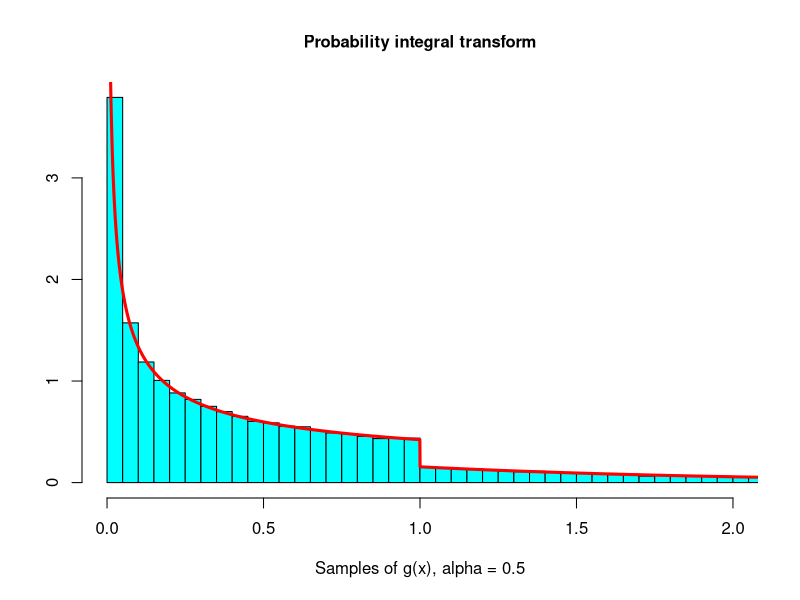
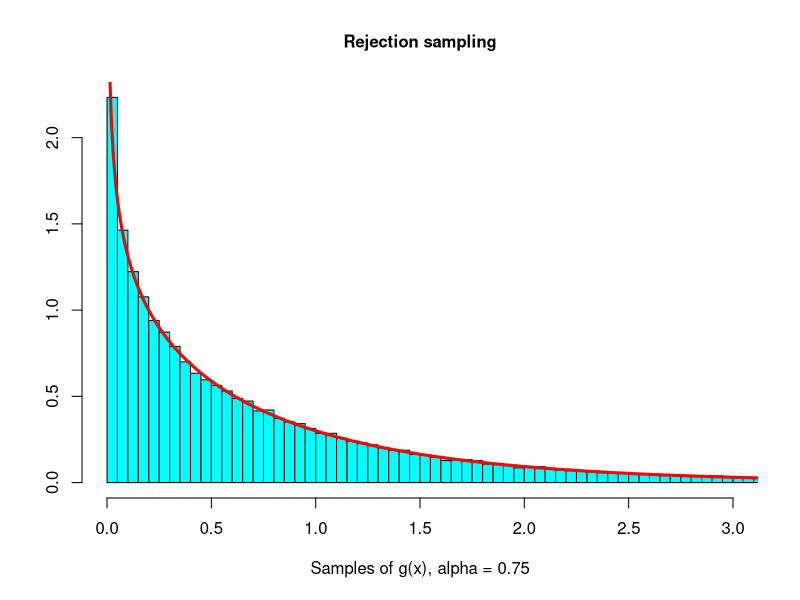

Here is the R script that generated these plots, in order: (Note: a time limit stopped this script after it produced the figures.)
## ---- chunk 1
knitr::opts_chunk$set(echo = TRUE, cache = TRUE, autodep = TRUE)
## ---- chunk 2
library(MASS)
library(ggplot2)
library(gridExtra)
## ---- chunk 3
# #------Probability integral transform--------#
# Initialize
n <- 100000
alpha <- 0.5
x <- sort(runif(n,0.01,8))

# Functions and sampling
gsample <- function(n,alpha){
  c <- (exp(1)*alpha)/(exp(1)+alpha)
  u <- runif(n)
  
  x1 <- (u*(alpha/c))^(1/alpha)
  x2 <- -log((1/alpha+1/(exp(1))-u/c))
  
  x <- matrix(0,n,1)
  
  for (i in 1:n){
    if(u[i]>= (c/alpha)){
      x[i] <- x2[i]
    }
    else {
      x[i] <- x1[i]
    }
  }
  return(x)
}

xsample2 <- gsample(n, alpha) 

# Check sampling
gfunc <- matrix(0,n,1)

for (i in 1:n){
  if(x[i] <= 0){
    gfunc[i] <- 0
  }
  else if (x[i] < 1) {
    gfunc[i] <- ((exp(1)*alpha)/(exp(1)+alpha))*(x[i]^(alpha-1))
  }
  else {
    gfunc[i] <- ((exp(1)*alpha)/(exp(1)+alpha))*exp(-x[i])
  }
}
## ---- chunk 4
# Plot
dataf <- data.frame(x, gfunc, xsample2)

truehist(xsample2, xlab = "Samples of g(x), alpha = 0.5",main = "Probability integral transform", xlim = range(0:2), cex.main = 1, cex.lab = 1)
lines(x,gfunc, col = "red", lwd = 3)


## ---- chunk 5
# ---------Utilities -----------# 
acceptanceProb <- function(x,alpha){
  if (x < 1) {
    return (exp(-x))
  }
  return (x^(alpha-1))
}

# -------------- Main function ---------------#
sampleGammaRejection <- function(alpha, n) {
  xsample <- matrix(0,n,1)
  for (j in 1:n){
    fin <- 0
    while (fin == 0){
      xsample[j] <- gsample(1,alpha)
      acc <- acceptanceProb(xsample[j], alpha) 
      u <- runif(1)
      if (u <= acc){
        fin = 1
      }
    }
  }
  return (xsample)
}
## ---- chunk 6
# Sample
alpha <- 0.75
xsample <- sampleGammaRejection(alpha, n)


#Check sampling
gammaf <- function(alpha,x){
  res <- (1/gamma(alpha))*(x^(alpha-1))*exp(-x)
  return(res)
}
y <- gammaf(alpha, x)
check <- data.frame(mean = mean(xsample), truemean = alpha, var = var(xsample), truevar = alpha)
print(check)

#Plot
truehist(xsample, main = "Rejection sampling", xlab = "Samples of g(x), alpha = 0.75", 
         xlim = range(0:3), cex.main = 1, cex.lab = 1)
lines(x,y, col = "red", lwd = 3)
## ---- chunk 7
# ---------- Utilities ------------ #
f_star <- function(x, alpha){
  return (((alpha-1)/2)*x -exp(x)/2)
}

# ----------Main function ------------ #
sampleGammaRatioUniforms <- function(alpha, n) { 
  
  # Determine bounds on a log scale
  log_a_pluss <- (alpha-1)/2 * (log(alpha-1)-1)
  #log_a_minus <- -Inf
  log_b_pluss <- (alpha+1)/2 * log((alpha+1)*exp(-1))
  #log_b_minus <- -Inf # log of both limits...
  
  # Iterations
  count <- 1
  it <- 1
  
  xSample <- matrix(0,n,1)
  
  # Until we have n realisations
  while (it <= n) {
    
    # Uniform sampling
    log_u_1 <- log(runif(1)) + log_a_pluss
    log_u_2 <- log(runif(1)) + log_b_pluss
    
    # Change of variables
    # x_2 <- log_u_1
    # x_1 <- log_u_2 - log_u_1
    log_x <- log_u_2 - log_u_1 #log(u2/u1)
    
    # Acceptance
    if (log_u_1 <= f_star(log_x, alpha)) {
      
      xSample[it] <- log_x
      
      # Increment
      it <- it + 1
      #print(log_u_1 - f_star(log_x, alpha)); flush.console()
      count <- count + 1
    }
    else {
      # Increment count
      count <- count + 1
    }
  }
  struct <- data.frame(xSample = exp(xSample) , count)
  
  return (struct)
}
## ---- chunk 8
# ---------- Utilities ------------ #
n <- 1000 # No. of samples
alphamax <- 2000
counts <- matrix(0,1,alphamax-1)

# Generating realisations for set of alphas
count_it <- 0
for (alpha in 2:alphamax) {

  out <- sampleGammaRatioUniforms(alpha, n)
  count_it <- count_it + 1
  counts[count_it] <- out$count[1]

}

frame <- data.frame(alpha = 2:alphamax, counts = counts)
plot(2:alphamax, counts, main = "Rejection sampling: Number of iterations to achieve 1000 samples", 
     xlab = "Alpha", ylab = "Counts")

## ---- chunk 9
# Exponential distribution
sampleExponential <- function(lambda, n){
  x <- -(1/lambda)*log(runif(n))
  return(x)
}

# ----- Main function: Gamma sampling -----#
sampleGamma <- function(alpha, beta, n) {
  
  if (alpha > 1) {
    xFrame <- sampleGammaRatioUniforms(alpha,n)
    xSample <- xFrame$xSample
    
  }
  else if ( alpha < 1) {
    xSample <- sampleGammaRejection(alpha, n)
  }
  else {
    xSample <- sampleExponential(lambda = 1, n)
  }
  
  return (beta*xSample)
}
## ---- chunk 10
# -------------------- Sample Dirichlet -----------------------#
n <- 10000
K <- 3
alpha <- 1:K


zSample <- matrix(0,n,K)
dirSample <- matrix(0,n,K)
dirMean <- matrix(0,K,1)

for (i in 1:n) {
  for (j in 1:K){
    zSample[i, j] <- sampleGamma(alpha[j], 1, 1)
  }
  for (j in 1:K){
    dirSample[i, j] <- zSample[i,j]/(sum(zSample[i,]))
  }
}

for (j in 1:K) {
  dirMean[j] <- mean(dirSample[j,])
}

# Verify marginal distributions are beta
xUni <- seq(0,1,1/n)
betaSamples_1 <- dbeta(xUni, alpha[1], sum(alpha)-alpha[1])
betaSamples_2 <- dbeta(xUni, alpha[2], sum(alpha)-alpha[2])
betaSamples_3 <- dbeta(xUni, alpha[3], sum(alpha)-alpha[3])


# Plotting
par(mfrow=c(1,3))
truehist(dirSample[,1], main = "Marginal dirichlet distributions", xlab = "")
lines(xUni, betaSamples_1, col = "red", lwd = 2)

truehist(dirSample[,2], xlab = "")
lines(xUni, betaSamples_2, col = "red", lwd = 2)

truehist(dirSample[,3], xlab = "")
lines(xUni, betaSamples_3, col = "red", lwd = 2)

## ---- chunk 11
# Birthdays
sim <- 10000
stud <- 35
count <- 0

for (i in 1:sim){
  bdays <- round(runif(stud)*365)
  if (sum(duplicated(bdays))>=1){
    count <- count + 1
  }
}

prob <- count/sim
print(prob)
## ---- chunk 12
# Sample posterior distribution of q
n <- 10000
K <- 4
alpha <- c(55+0.5,57+0.5,48+0.5,40+0.5)


zSample <- matrix(0,n,K)
dirSample <- matrix(0,n,K)
dirMean <- matrix(0,K,1)

for (i in 1:n) {
  for (j in 1:K){
    zSample[i, j] <- sampleGamma(alpha[j], 1, 1)
  }
  for (j in 1:K){
    dirSample[i, j] <- zSample[i,j]/(sum(zSample[i,]))
  }
}

for (j in 1:K) {
  dirMean[j] <- mean(dirSample[j,])
}

# Verify marginal distributions are beta
xUni <- seq(0,1,1/n)
betaSamples_1 <- dbeta(xUni, alpha[1], sum(alpha)-alpha[1])
betaSamples_2 <- dbeta(xUni, alpha[2], sum(alpha)-alpha[2])
betaSamples_3 <- dbeta(xUni, alpha[3], sum(alpha)-alpha[3])
betaSamples_4 <- dbeta(xUni, alpha[4], sum(alpha)-alpha[4])


# Plotting
par(mfrow=c(2,2))

truehist(dirSample[,1], main ="Marginal posterior distribution of q_1", xlab = "")
lines(xUni, betaSamples_1, col = "red", lwd = 2)

truehist(dirSample[,2], main = "Marginal posterior distribution of q_2", xlab = "")
lines(xUni, betaSamples_2, col = "red", lwd = 2)

truehist(dirSample[,3], main = "Marginal posterior distribution of q_3", xlab = "")
lines(xUni, betaSamples_3, col = "red", lwd = 2)

truehist(dirSample[,4], main = "Marginal posterior distribution of q_4", xlab = "")
lines(xUni, betaSamples_4, col = "red", lwd = 2)
## ---- chunk 13
sampleBeta <- function(alpha, beta, n){
  Y <- sampleGamma(alpha, beta = 1,n)
  Z <- sampleGamma(alpha = beta, beta = 1, n)
  xsample <- Y/(Y+Z)
}
## ---- chunk 14
# -------------- Multinomial sampling -----------------# 
# Input: 
# p : Sorted list of probabilities summing to unity.
# N : Number of draws
# Output:
# out: vector of draws corresponding to each interval

sampleMultinomial <- function(p, N) {
  
  len_p <- length(p)

  # Compute cumulative sum
  cumSum <- matrix(0,len_p, 1)
  cumSum[1] <- p[1]
  for (i in 2:len_p) {
    cumSum[i] <- cumSum[i-1] + p[i]
  }
  
  u <- runif(N)
  
  # Increment output draws
  out <- matrix(0, len_p, 1)
  for (i in 1:N) {
    for (j in 1:len_p) {
      if (u[i] < cumSum[j]) {
        out[j] <- out[j] + 1
        break
      }
    }
  }
  return (out)
}
## ---- chunk 15
# ----------------------------- Sample posterior means, 95 % confidence -----------------------------# 
findIndex <- function(vec){
  for (i in 1:length(vec)) {
    if (vec[i] == 1) {
      return (i)
    }
  }
  return(-1)
}

calcP <- function(weights, N, K) {
  
  # Choose random season
  u <- runif(1)
  p <- c(0.25, 0.5, 0.75, 1.0)
  out <- sampleMultinomial(p, 1)
  index <- findIndex(out)
  temp <- weights[index] * factorial(K[index]) / factorial(K[index]-N[index]) * 1 / K[index]^N[index]
  return (1 - temp)
}

samplePosterior <- function(p, students, draws, daysInSeason) {
  
  post <- matrix(0, draws, 1)
  out <- matrix(1, length(p),1)
    
  # For efficiency
  #p <- sort(p, ndex.return = FALSE)
  
  for (i in 1:draws){
    out <- sampleMultinomial(p, students)
    post[i] <- calcP(p, out, daysInSeason)
  }

  return (post)
}

computePosteriorMeans <- function(p, students, draws, daysInSeason) {
  
  post <- samplePosterior(p, students, draws, daysInSeason)
  
  return (post)
}
## ---- chunk 16
students <- 35
draws <- 100000

daysInSeason <- matrix(c(92, 92, 91, 90))
p <- matrix(c(92 / 365, 92 / 365, 91 / 365, 92 / 365))

means <- computePosteriorMeans(p, students, draws, daysInSeason)
means_sorted <- sort(means)
meanframe <- data.frame(means_sorted[2500:97500])
ggplot(meanframe) + geom_histogram(aes(x = meanframe, y = ..density..), 
      binwidth = 0.0151, col = "black", fill = "cyan", alpha = 0.5) + 
  labs(x = "Values for p", y = "", title = "Histogram of means of estimated values for p")
